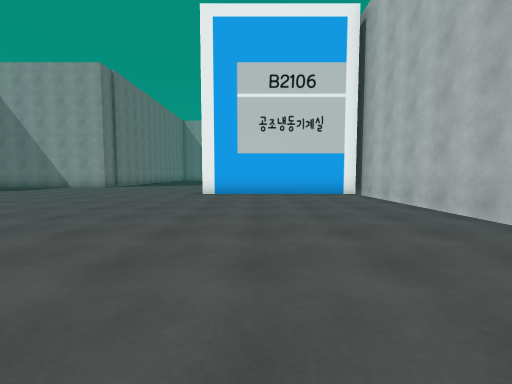
[1] (above)

24 first-person views from a walk through a scene from a Unity 3-D project. The camera is 1.3 m above the floor, tilts 4° down and sees 90° across. The floor is counted in squares, 2 m on a side. Each view is taken from the middle of a square. On the plan, view 1 faces up. The plan holds only what a view shows up to about 9 squares ahead; the rest is blank. The place goes on beyond the plan.

[2]
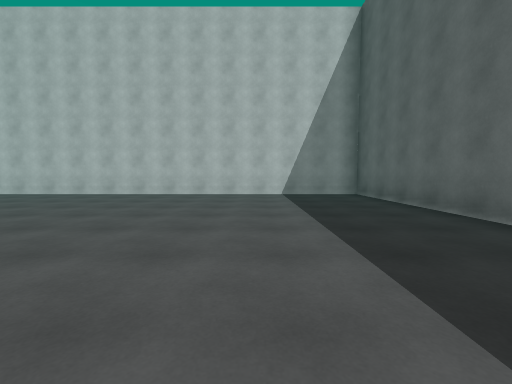

[3]
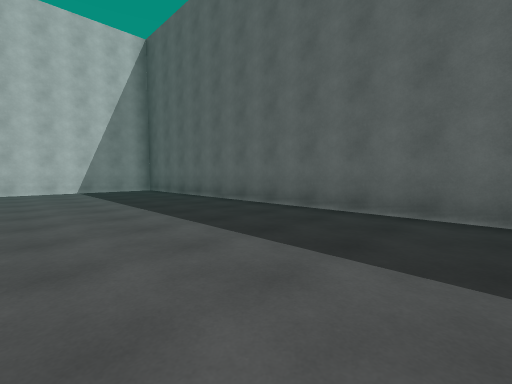

[4]
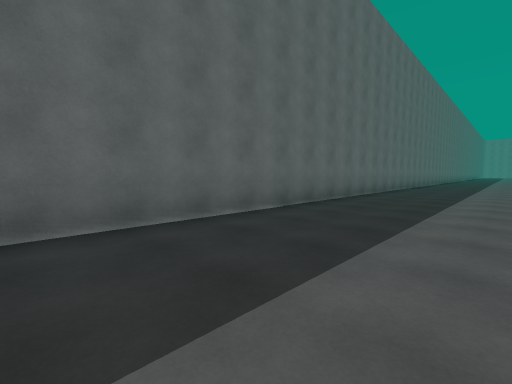

[5]
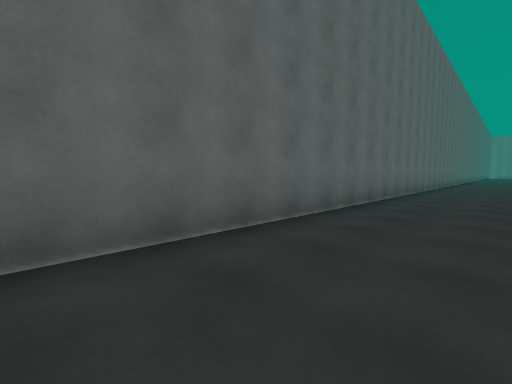

[6]
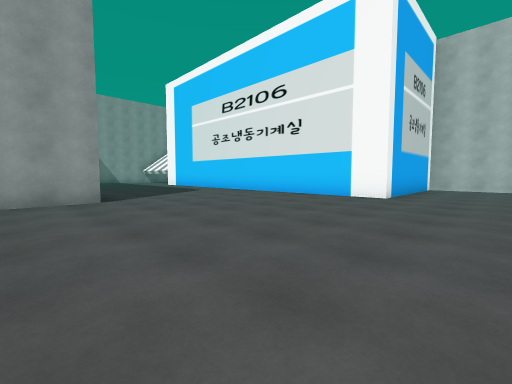

[7]
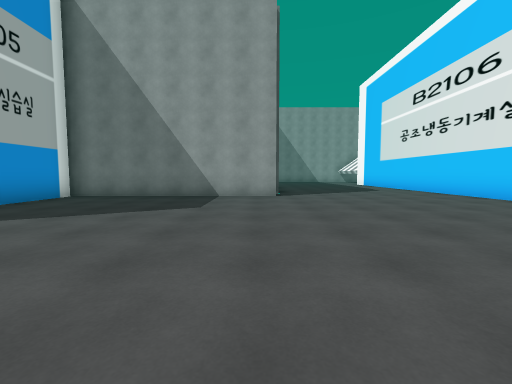

[8]
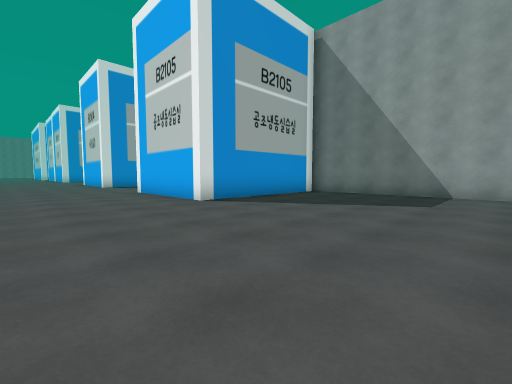

[9]
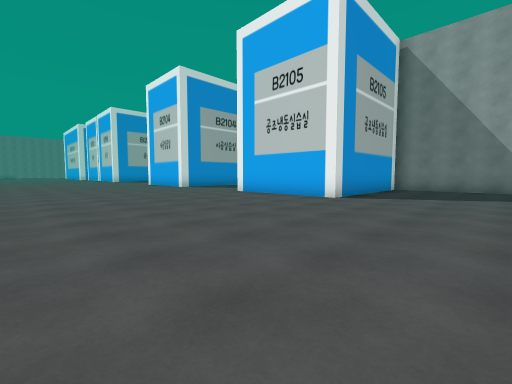

[10]
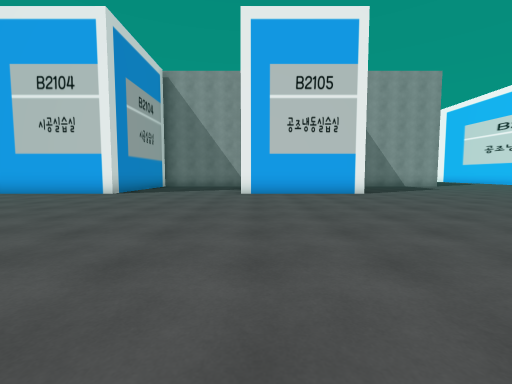

[11]
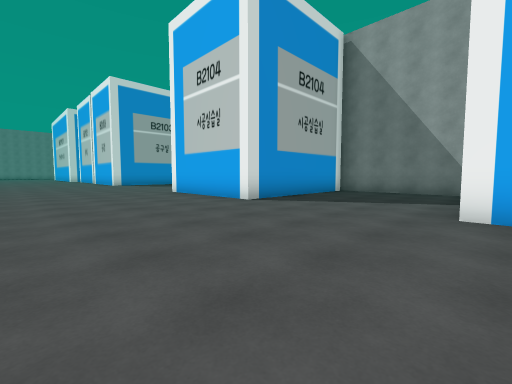

[12]
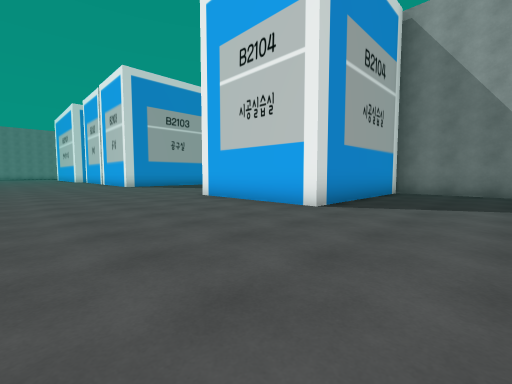

[13]
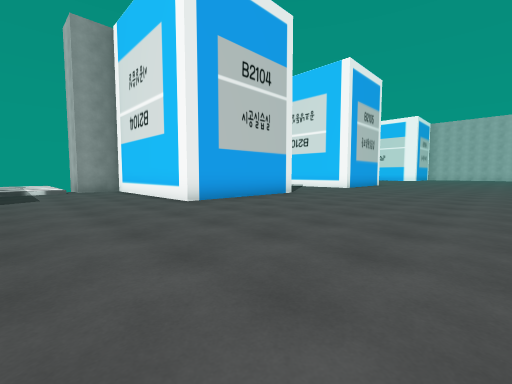

[14]
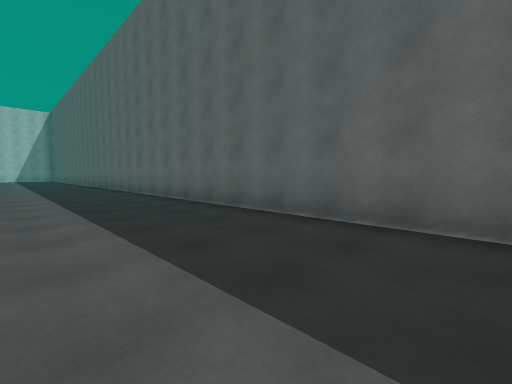

[15]
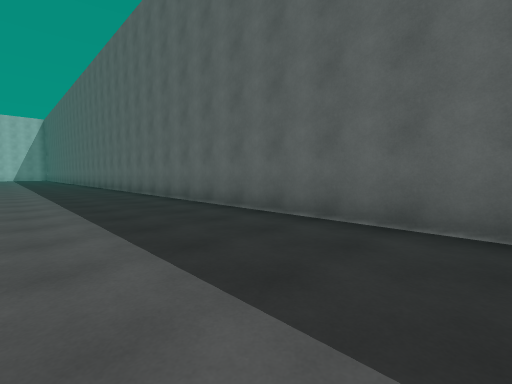

[16]
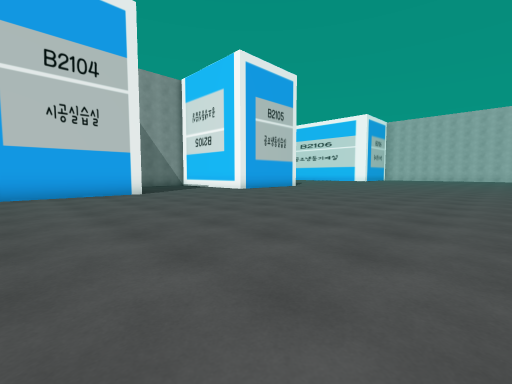

[17]
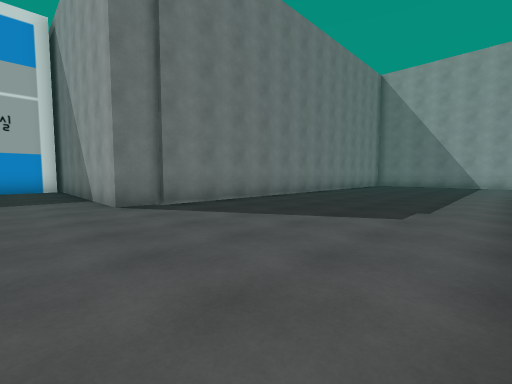

[18]
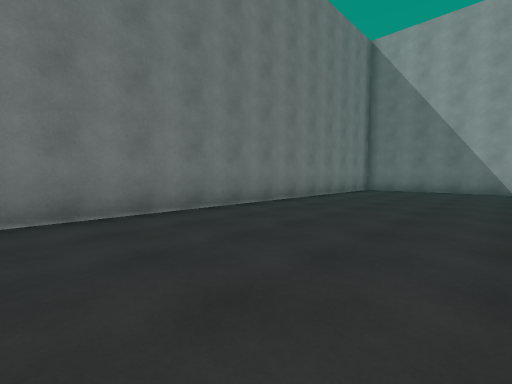

[19]
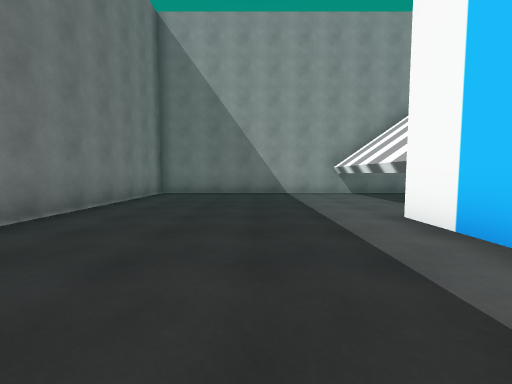

[20]
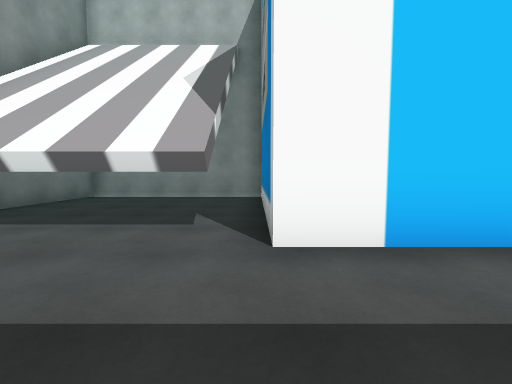

[21]
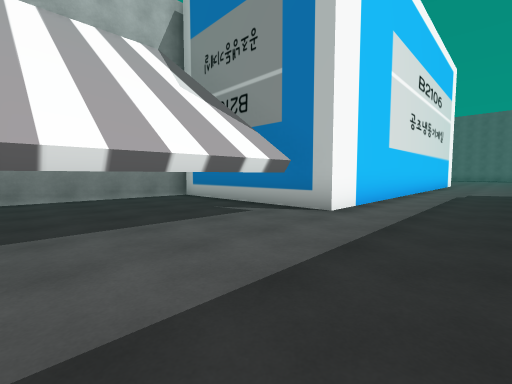

[22]
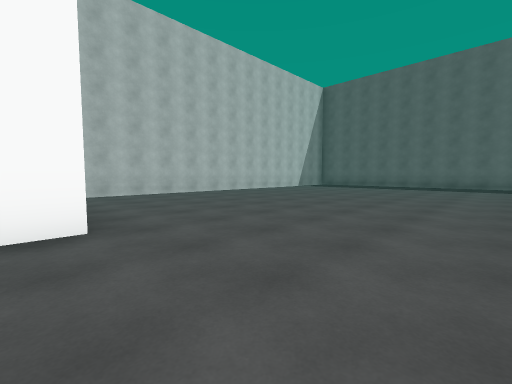

[23]
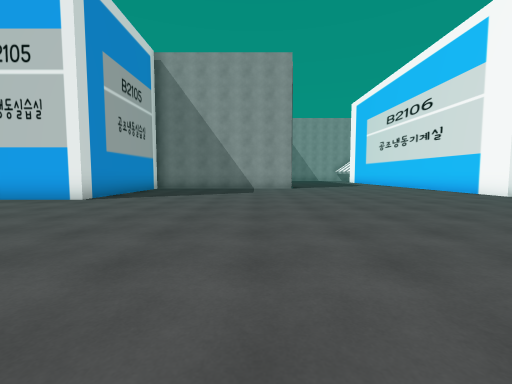

[24]
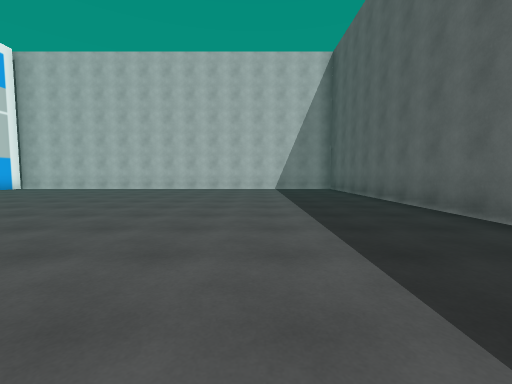

### Floor plan
Key: @ floor where view 1 was taken; # wall or solid block; . main floor; : floor 0.25 m higher than the main floor; T thing the floor can be seen under or through.
Columns run from 29 left of view 1 to 4 right of it. Each row starts with its distance up from view 1.
 26                      #############
 25                      #......T....#
 24                      #......T....#
 23                      #......T....#
 22                      #......T....#
 21                      #...........#
 20                      #......######
 19                      #......#
 18                      #......#
 17                      #......#
 16                      #......#
 15                      #......#
 14 ::                   #......#
 13 ::#    #####   #######......#
 12 ... #  #....   #............#
 11 ....#  #....   #............#
 10 ....#  #....   #............#
  9 ....#  #....   #............######
  8 ....####....####.................#
  7 .................................#
  6 .................................#
  5 .................................#
  4 .................................#
  3 ....................... .........#
  2 ....................... .........#
  1     .................   .........#
  0     ............      .......@...#
 -1     .............     ...........#
 -2 .................................#
 -3 .................................#
 -4 .................................#
 -5 .................................#
 -6 ##################################

Positions as (right, up) in squares from view 1, and headings:
1: (0, 0), facing up
2: (-5, -2), facing right
3: (-7, -1), facing down-right
4: (-5, -2), facing down-left
5: (-10, -3), facing down-left
6: (-9, 6), facing up-right
7: (-8, 5), facing up
8: (-8, 4), facing up-left
9: (-10, 1), facing up-left
10: (-17, -1), facing up
11: (-17, 3), facing up-left
12: (-19, 3), facing up-left
13: (-29, 2), facing up-right
14: (-25, -2), facing down-right
15: (-29, -2), facing down-right
16: (-25, -1), facing up-right
17: (-2, 11), facing up-left
18: (-3, 15), facing up-left
19: (-4, 17), facing up
20: (-4, 21), facing right
21: (-4, 25), facing down-right
22: (-5, 9), facing down-right
23: (-9, 1), facing up
24: (-8, -2), facing right
